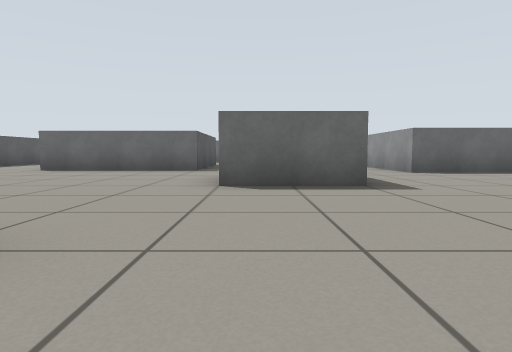
view 1 (above)

21 first-person views from a walk through a world built for the Gazebo simulator. The camera is 0.45 m above the floor, tilts 4° down and sees 75° across. The floor is counted in squares, 1 m on a side. Each view is taken from the middle of a square. On the plan, view 1 faces up. The plan holds only what a view shows up to about 9 squares ahead; the rest is blank.

view 2
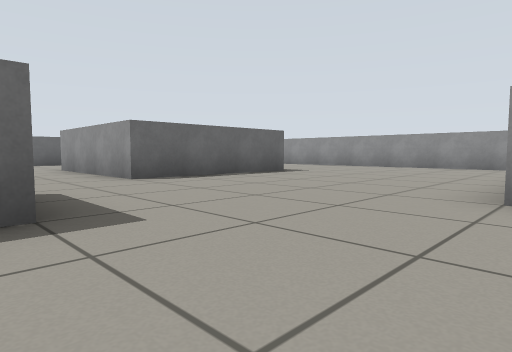

view 3
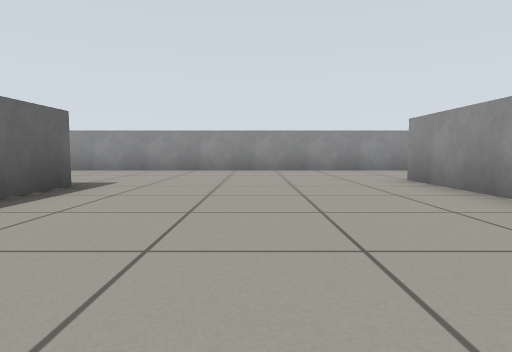

view 4
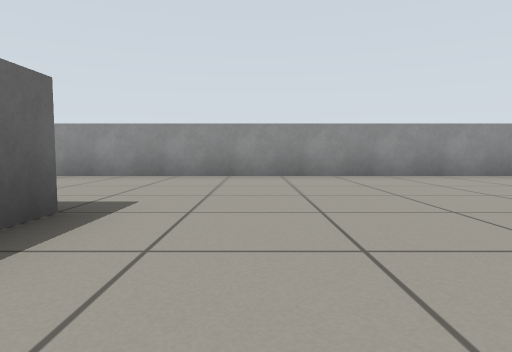

view 5
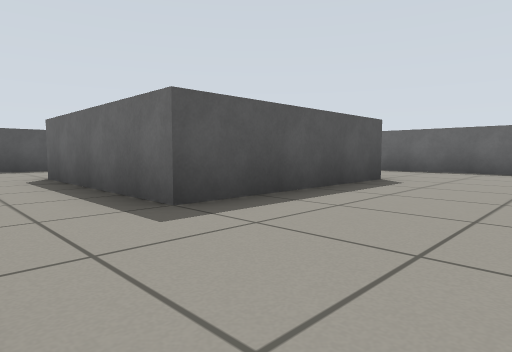

view 6
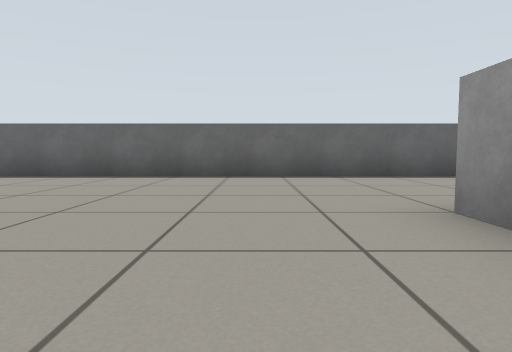

view 7
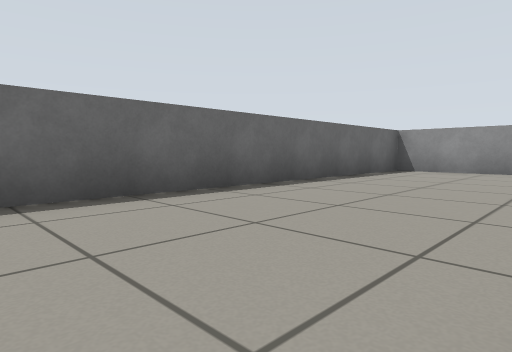

view 8
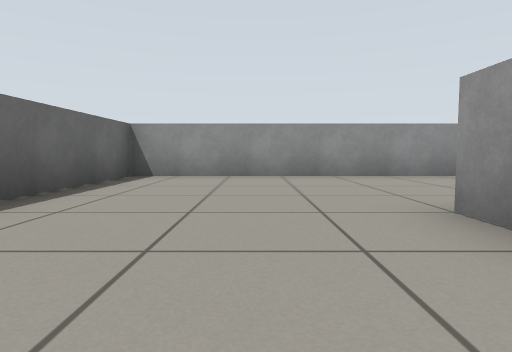

view 9
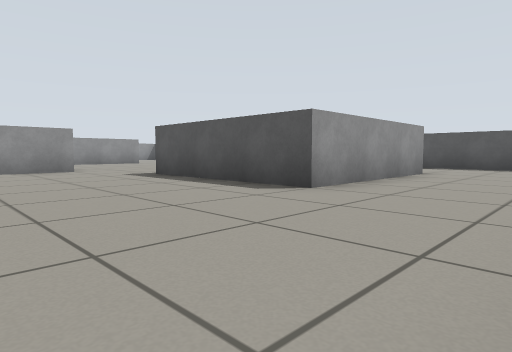

view 10
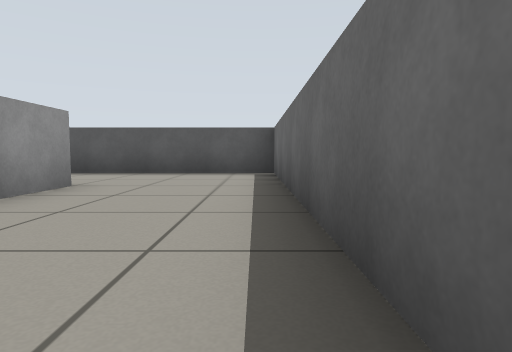

view 11
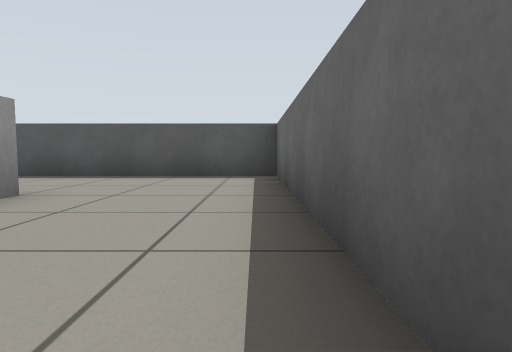

view 12
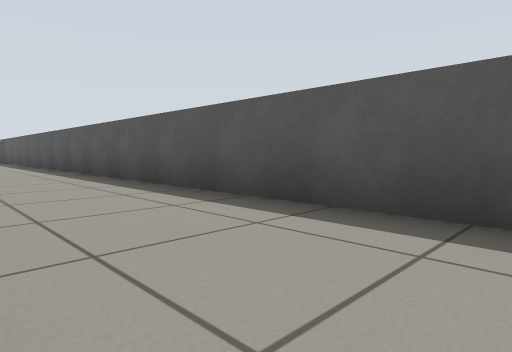

view 13
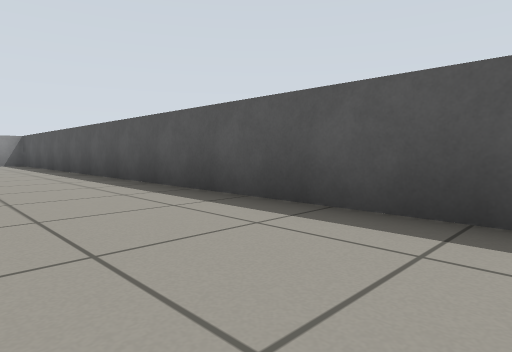

view 14
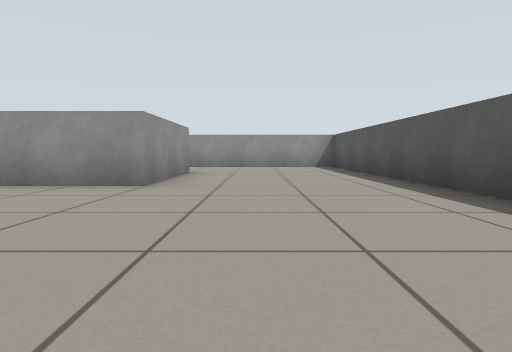

view 15
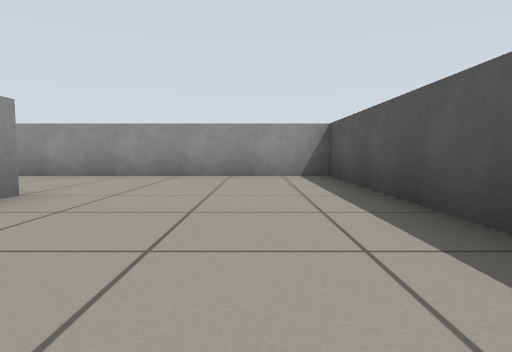

view 16
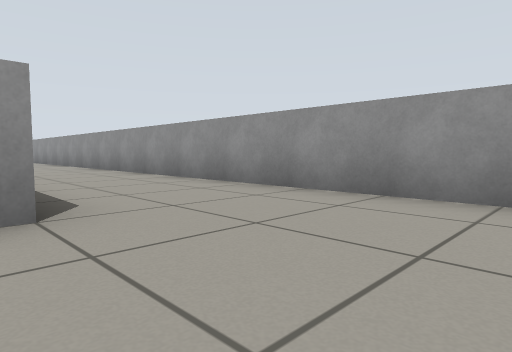

view 17
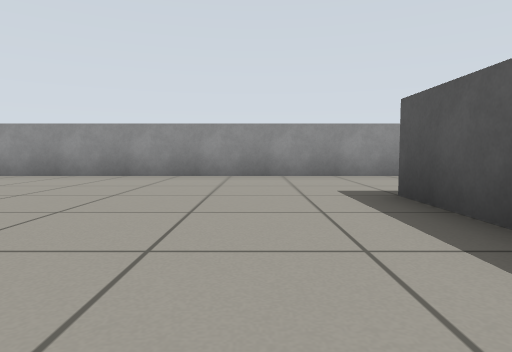

view 18
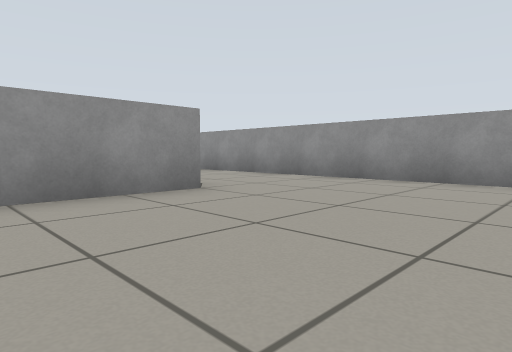

view 19
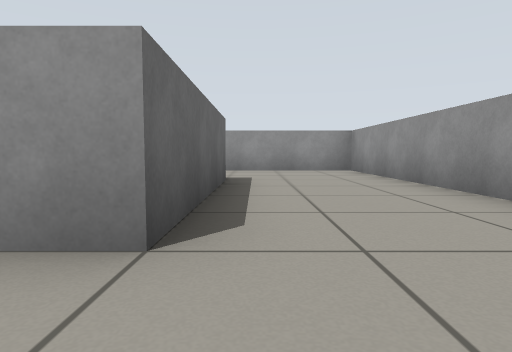

view 20
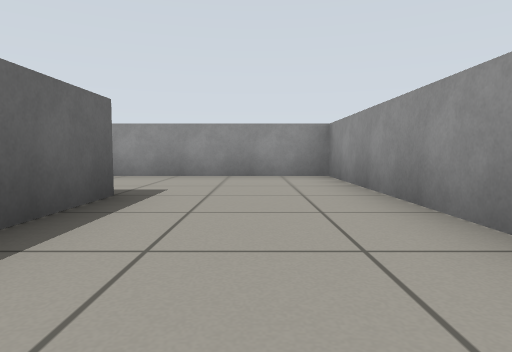

view 21
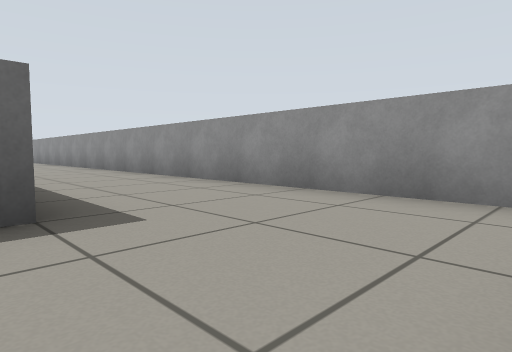

### Floor plan
Points are (right, up) in squares from view 1. A wall is a line through its corners. A room is listed if a view was taken in it or the views show most of it. See-through windows are left out.
Room 1 (views 1, 2, 3, 4, 5, 6, 7, 8, 9, 10, 11, 12, 13, 14, 15, 16, 17, 18, 19, 20, 21)
walls: (1.6, 4.5) (-0.5, 4.5); (-0.6, 6.5) (1, 6.5); (6.1, 2.5) (8.5, 2.5); (-1.5, 0.1) (-1.5, -1.5); (7.5, 7.5) (3.5, 7.5) (3.5, 11.5); (6.9, 11.5) (7.5, 11.5); (-4.5, -1.6) (-4.5, 1.5) (-2.5, 1.5); (8.6, -1.5) (4.5, -1.5) (4.5, 0.6); (-5.5, 12.5) (-1.5, 12.5) (-1.5, 8.5) (-5.5, 8.5); (11.4, -4.4) (11.4, 15.4) (-8.4, 15.4) (-8.4, -4.4) (11.4, -4.4)

Where each view was taken, in squares from view 1:
view 1: 0 up, 0 right, facing up
view 2: 2 up, 1 right, facing up-right
view 3: 5 up, 3 right, facing right
view 4: 6 up, 5 right, facing right
view 5: 7 up, 1 right, facing up-left
view 6: 9 up, 2 right, facing up
view 7: 12 up, 3 right, facing up-right
view 8: 13 up, 5 right, facing right
view 9: 15 up, 2 right, facing down-left
view 10: 15 up, 1 left, facing left
view 11: 15 up, 2 left, facing left
view 12: 13 up, 6 left, facing down-left
view 13: 9 up, 6 left, facing down-left
view 14: 6 up, 6 left, facing down
view 15: 2 up, 7 left, facing down
view 16: 1 down, 7 left, facing down-right
view 17: 2 up, 0 right, facing down
view 18: 1 up, 1 right, facing down-right
view 19: 2 down, 3 right, facing right
view 20: 3 down, 5 right, facing right
view 21: 4 down, 8 right, facing up-right
